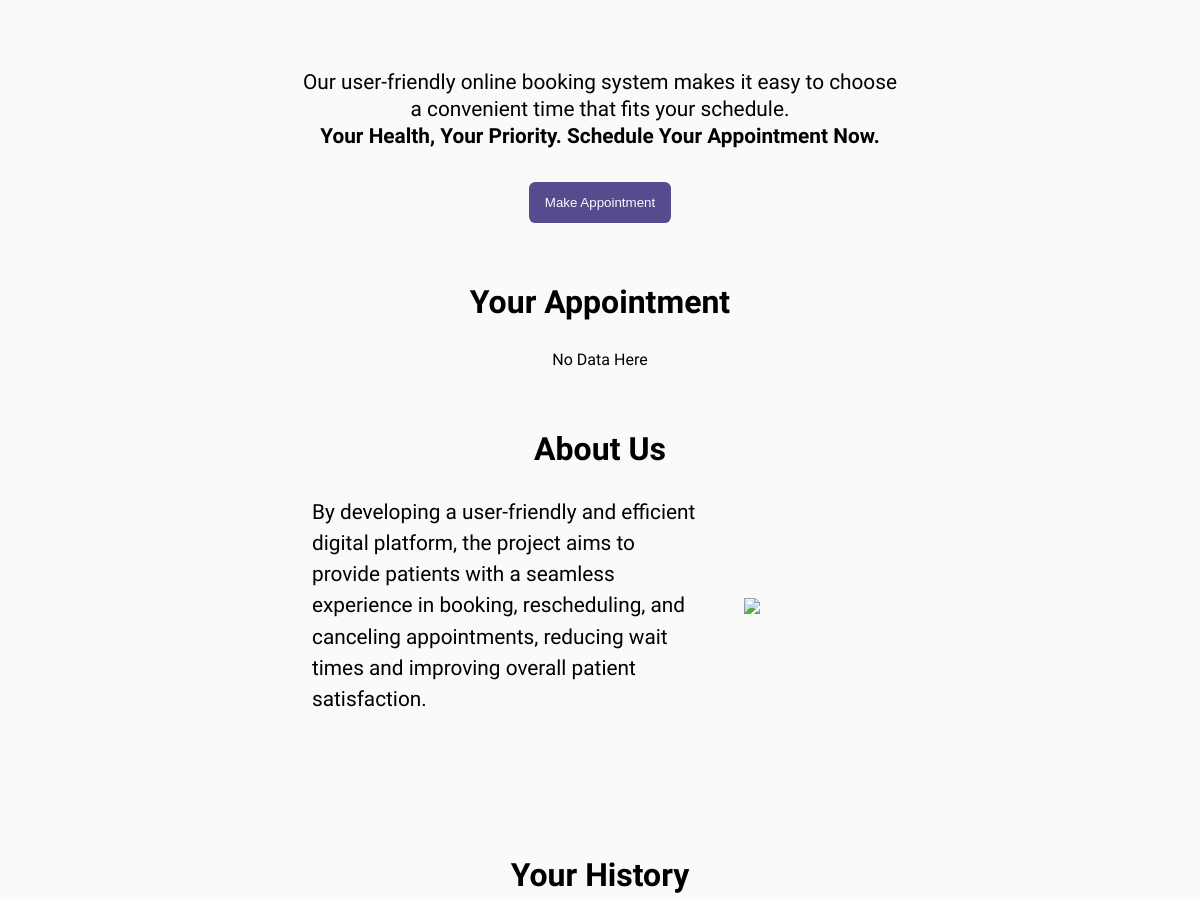
The page /list/ (signed in, middle part) on the database as committed earlier.
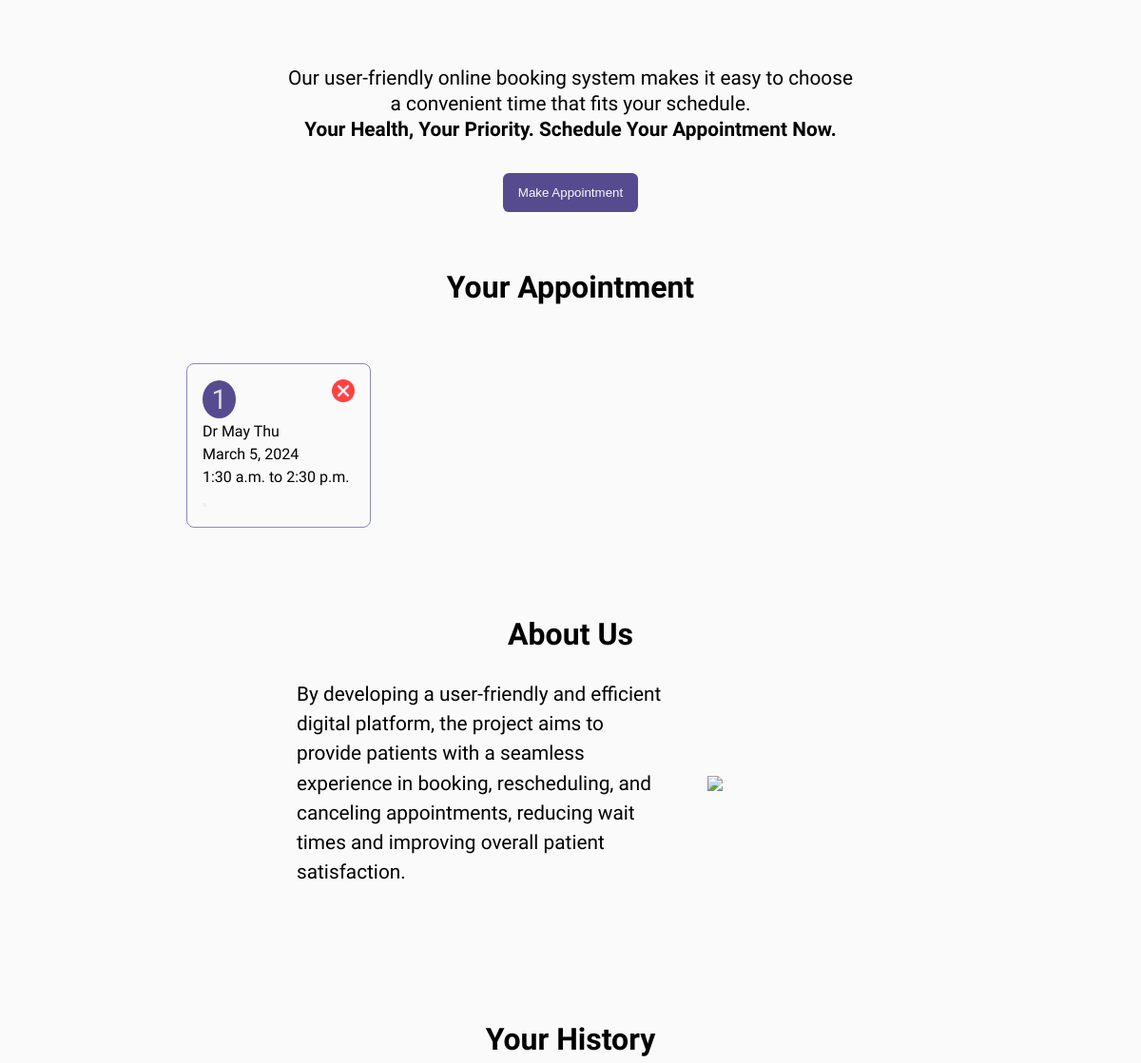
The same page on the database as committed later.
### patients/models.py (models this page shows, shortened)
class Appointment(models.Model):
    AppointmentID = models.AutoField(primary_key=True)
    Doctor = models.ForeignKey(Doctor, on_delete=models.CASCADE)
    Patient = models.ForeignKey(Patient, on_delete=models.CASCADE)
    AppointDate = models.DateField()
    AppointStartTime = models.TimeField()
    AppointEndTime = models.TimeField()
    Token = models.CharField(max_length=255)
    Status = models.CharField(max_length=10)

class Doctor(models.Model):
    DoctorID = models.AutoField(primary_key= True)
    DoctorImg = models.ImageField(upload_to='uploads',default='a.png')
    DoctorName = models.CharField(max_length=50)
    DoctorMail =models.EmailField(max_length=50)
    DoctorPwd = models.CharField(max_length=50)
    DoctorPh = models.CharField(max_length=50)
    Department = models.ForeignKey(Department, on_delete=models.CASCADE)
    class Meta:
        verbose_name_plural = 'Doctors'
    def __str__(self):
        return self.DoctorName

### patients/views.py (the view)
# urls.py: path('list/', views.listform, name='list'),
def listform(request):
    pid = request.session.get('pid')
    if pid:
        pdata = Patient.objects.get(PatientID=pid)
        a_data = Appointment.objects.select_related('Patient').filter(Patient__PatientID=pid)
        h_data = History.objects.filter(Patient=pdata.PatientName)
        if a_data and h_data:
            print(a_data)
            return render(request, 'home.html', {'items': pdata, 'h_data': h_data, 'a_data': a_data})
        elif a_data:
            print("adata" , a_data)
            return render(request, 'home.html', {'items': pdata, 'a_data': a_data,'h_data':h_data})
        elif h_data:
            return render(request, 'home.html', {'items': pdata, 'h_data': h_data,'a_data':a_data})
        else:
            msg = "No data Here"
            return render(request, 'home.html', {'items': pdata,'msg':msg})

### templates/home.html (shortened to what this page needs)
<!DOCTYPE html>
{%load static%}
<html lang="en">
<head>
  <link rel="stylesheet" href="{% static 'css/home.css'%}" />
</head>
<body>
  <div class="make-appoint-section">
    <p class="hero-text">
      Our user-friendly online booking system makes it easy to choose a
      convenient time that fits your schedule.<br />
      <span class="hero-text--1">Your Health, Your Priority. Schedule Your Appointment Now.</span>
    </p>
    <form method="get" action="{% url 'search_view' %}">
        <button type="submit"  class="appoint-btn next-btn">Make Appointment</button>
    </form>
  </div>
  <div class="appointed-section">
    <h3 class="edit-header">Your Appointment</h3>
    {%if not a_data %}
        <p class="app_msg">No Data Here</p>
        {%else%}
     <div class="card-sections">
       <div class="card">
        {% for p in a_data%}
        <div class="card-container">
          <div class="card-info">
            <p class="token-area">
              <span class="p-no">{{p.Token}}</span>
            </p>
            <p class="d-name">{{p.Doctor}}</p>
            <p class="p-date">{{p.AppointDate}}</p>
            <p class="p-text">{{p.AppointStartTime}} to {{p.AppointEndTime}}</p>
          </div>
          <div class="card-action">
             <form action="{% url 'list' id=p.AppointmentID %}" method="post">
                            <button type="submit" class="btn-outline-edit btn--1"><img src="{%static '/img/delete-button.png'%}" class="cancel-btn1"></button>
                        </form>
          </div>
        </div>
         {%endfor%}
        {%endif%}
      </div>
    </div>
  </div>
  <div class="aboutus-section">
    <div class="hospital-section">
      <h3 class="edit-header">About Us</h3>
      <p class="about-list">
        <span class="paragraph">By developing a user-friendly and efficient digital platform, the project aims to
          provide patients with a
          seamless
          experience in booking, rescheduling, and canceling appointments, reducing wait times and improving overall
          patient
          satisfaction.</span>
        <img src="{%static '/img/home.jpg'%}" class="about-img">
      </p>
    </div>
  </div>
  <div class="history-section" id="history">
    <h3 class="edit-header">Your History</h3>
  </div>
</body>
</html>

Rows that differ between the two databases and show on the page:
added Appointment: Token "1", Doctor "Dr May Thu", AppointDate "March 5, 2024", AppointStartTime "1:30 a.m.", AppointEndTime "2:30 p.m."
Other text that changed with them:
text no longer shown: "No Data Here"
